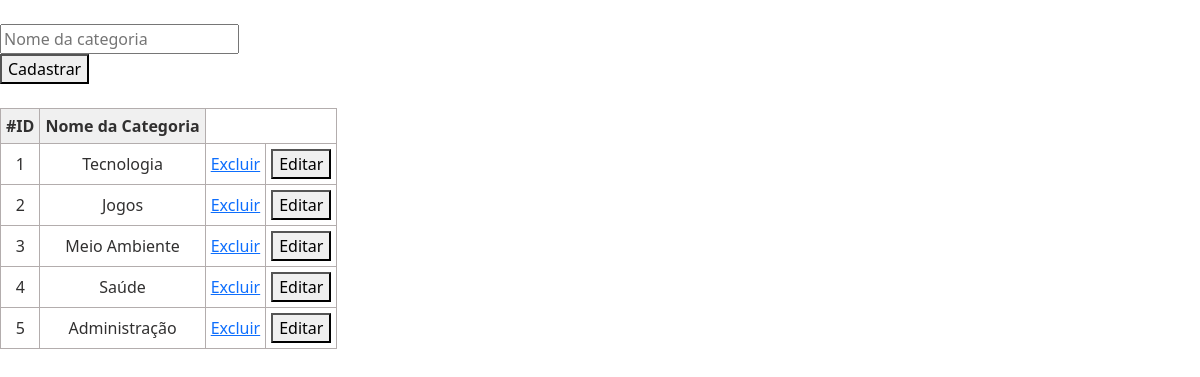
Page /adm/categoria.php (signed in) on the committed database.
### tables this page shows
CREATE TABLE IF NOT EXISTS `tb_categoria` (
  `id` INT(11) NOT NULL AUTO_INCREMENT,
  `nm_categoria` VARCHAR(45) NULL DEFAULT NULL,
  PRIMARY KEY (`id`));

### adm/categoria.php (the view, shortened to what this page needs)
<?php
include('php/conecta.php');
$script_categoria = $conn->prepare("SELECT * FROM tb_categoria");
$script_categoria->execute();
?>
<!DOCTYPE html>
<html>
<head>
	<link href="https://cdn.jsdelivr.net/npm/bootstrap@5.0.2/dist/css/bootstrap.min.css" rel="stylesheet">
</head>
<body>
	<span></span><br>
<input type="text" id="categoria" placeholder="Nome da categoria"><br>
<button id="cadastrar">Cadastrar</button>
<br><br>
</head>
<body>
	<table>
		<thead>
			<tr>
				<th>#ID</th>
				<th>Nome da Categoria</th>
			</tr>
		</thead>
		<tbody>
<?php while ($categoria = $script_categoria->fetch(PDO::FETCH_ASSOC)) { ?>
			<tr>
				<td><?php echo $categoria['id']; ?></td>
				<td><?php echo $categoria['nm_categoria']; ?></td>
				<td><a href="php/delete_categoria.php?id=<?php echo $categoria['id'];?>">Excluir</a></td>
				<td><button  data-bs-toggle="modal" data-bs-target="#exampleModal<?php echo $categoria['id']; ?>">Editar</button></td>
			</tr>
<?php }?>
		</tbody>
	</table>
	<br>
</body>
</html>

### adm/categoria.php (style rules this page uses)
table { border:1px solid #b3adad; border-collapse:collapse; padding:5px; }
table th { border:1px solid #b3adad; padding:5px; background: #f0f0f0; color: #313030; }
table td { border:1px solid #b3adad; text-align:center; padding:5px; background: #ffffff; color: #313030; }

### rows in the picture
tb_categoria: id "1", nm_categoria "Tecnologia"
tb_categoria: id "2", nm_categoria "Jogos"
tb_categoria: id "3", nm_categoria "Meio Ambiente"
tb_categoria: id "4", nm_categoria "Saúde"
tb_categoria: id "5", nm_categoria "Administração"
